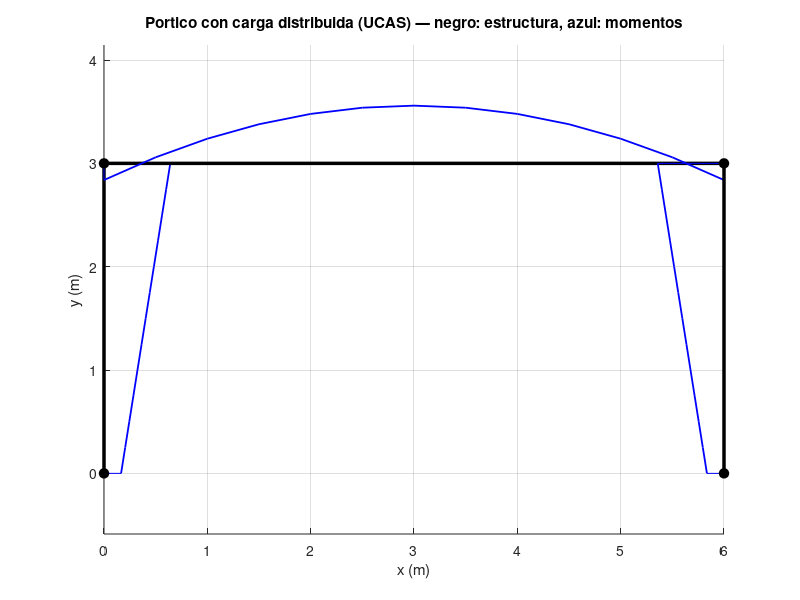

Here is the MATLAB script that generated this plot:
% ============================================================
%  PORTICO 2D con CARGA DISTRIBUIDA en la viga (metodo UCAS 2D)
%  Frame 6 GDL + FUERZAS DE EMPOTRAMIENTO PERFECTO para carga
%  uniforme w:  cortante wL/2 y momento wL^2/12 en cada extremo.
%  Se pasan a cargas nodales equivalentes, se resuelve, y las
%  fuerzas de extremo reales = k*u_local + fuerzas de empotramiento.
%  El momento de vano parabolico se recupera por superposicion.
% ============================================================

% Nodos: [ id  x  y ]  (m)
XY = [ 1  0  0
       2  0  3
       3  6  3
       4  6  0 ];
% Elementos: [ id  nI  nJ   E(kPa)   A(m2)   I(m4)   w(kN/m) ]
%   w = carga uniforme perpendicular hacia abajo (solo en la viga horizontal)
EL = [ 1  1  2   200e6   0.010   1.5e-4    0        % columna izq
       2  2  3   200e6   0.012   3.0e-4   20        % viga (w=20 kN/m gravedad)
       3  4  3   200e6   0.010   1.5e-4    0 ];     % columna der

nN = size(XY,1);   nE = size(EL,1);   ndof = 3*nN;
fixed = [3*1-2 3*1-1 3*1, 3*4-2 3*4-1 3*4];        % bases empotradas
free  = setdiff(1:ndof, fixed);

% --- Ensamblaje de K y cargas nodales equivalentes de la distribuida ---
K = zeros(ndof, ndof);
F = zeros(ndof, 1);
for e = 1:nE
    NI = EL(e,2);  NJ = EL(e,3);
    Ee = EL(e,4);  Ae = EL(e,5);  Ie = EL(e,6);  w = EL(e,7);
    dx = XY(NJ,2)-XY(NI,2);  dy = XY(NJ,3)-XY(NI,3);
    L  = sqrt(dx^2+dy^2);    c = dx/L;  sn = dy/L;
    ea = Ee*Ae/L;   ei = Ee*Ie;
    kloc = [ ea, 0,0, -ea, 0,0
             0, 12*ei/L^3, 6*ei/L^2, 0, -12*ei/L^3, 6*ei/L^2
             0, 6*ei/L^2, 4*ei/L, 0, -6*ei/L^2, 2*ei/L
            -ea, 0,0, ea, 0,0
             0, -12*ei/L^3, -6*ei/L^2, 0, 12*ei/L^3, -6*ei/L^2
             0, 6*ei/L^2, 2*ei/L, 0, -6*ei/L^2, 4*ei/L ];
    T = [ c sn 0 0 0 0; -sn c 0 0 0 0; 0 0 1 0 0 0
          0 0 0 c sn 0; 0 0 0 -sn c 0; 0 0 0 0 0 1 ];
    kg = T' * kloc * T;
    g  = [3*NI-2, 3*NI-1, 3*NI, 3*NJ-2, 3*NJ-1, 3*NJ];
    K(g,g) = K(g,g) + kg;
    % Fuerzas de empotramiento perfecto (local) para carga uniforme w hacia abajo
    if w ~= 0
        Qf = [0; w*L/2; w*L^2/12; 0; w*L/2; -w*L^2/12];
        F(g) = F(g) - T' * Qf;          % carga nodal equivalente = -T'*Qf
    end
end

% --- Solucion  K u = F ---
u = zeros(ndof,1);
u(free) = inv(K(free,free)) * F(free);

% --- Fuerzas de extremo reales por elemento (local) -------------------
disp('=== Fuerzas de extremo por elemento (local: N, V, M) ===')
for e = 1:nE
    NI = EL(e,2);  NJ = EL(e,3);
    Ee = EL(e,4);  Ae = EL(e,5);  Ie = EL(e,6);  w = EL(e,7);
    dx = XY(NJ,2)-XY(NI,2);  dy = XY(NJ,3)-XY(NI,3);
    L  = sqrt(dx^2+dy^2);    c = dx/L;  sn = dy/L;
    ea = Ee*Ae/L;   ei = Ee*Ie;
    kloc = [ ea, 0,0, -ea, 0,0
             0, 12*ei/L^3, 6*ei/L^2, 0, -12*ei/L^3, 6*ei/L^2
             0, 6*ei/L^2, 4*ei/L, 0, -6*ei/L^2, 2*ei/L
            -ea, 0,0, ea, 0,0
             0, -12*ei/L^3, -6*ei/L^2, 0, 12*ei/L^3, -6*ei/L^2
             0, 6*ei/L^2, 2*ei/L, 0, -6*ei/L^2, 4*ei/L ];
    T = [ c sn 0 0 0 0; -sn c 0 0 0 0; 0 0 1 0 0 0
          0 0 0 c sn 0; 0 0 0 -sn c 0; 0 0 0 0 0 1 ];
    g  = [3*NI-2, 3*NI-1, 3*NI, 3*NJ-2, 3*NJ-1, 3*NJ];
    fl = kloc * (T * u(g));
    if w ~= 0
        fl = fl + [0; w*L/2; w*L^2/12; 0; w*L/2; -w*L^2/12];   % + empotramiento
        Mmid = -fl(3) + fl(2)*L/2 - w*(L/2)^2/2;              % momento de vano
        fprintf('Elem %d:  Ni=%7.2f Vi=%7.2f Mi=%7.2f | Vj=%7.2f Mj=%7.2f | M_vano=%7.2f\n', ...
                e, fl(1), fl(2), fl(3), fl(5), fl(6), Mmid);
    else
        fprintf('Elem %d:  Ni=%7.2f Vi=%7.2f Mi=%7.2f | Vj=%7.2f Mj=%7.2f\n', ...
                e, fl(1), fl(2), fl(3), fl(5), fl(6));
    end
end
R = K(fixed,:) * u - F(fixed);
disp('=== Reacciones en las bases (Fx,Fy,M) — ΣFy debe = w*Lviga = 120 kN ===')
disp(R')

% --- Grafico: portico + diagrama de momentos (viga: parabola) --------
figure; hold on; grid on; axis equal
esc = 0.008;
for e = 1:nE
    NI = EL(e,2);  NJ = EL(e,3);
    xi=XY(NI,2); yi=XY(NI,3); xj=XY(NJ,2); yj=XY(NJ,3);
    dx=xj-xi; dy=yj-yi; L=sqrt(dx^2+dy^2); c=dx/L; sn=dy/L; nx=-sn; ny=c;
    Ee=EL(e,4); Ie=EL(e,6); w=EL(e,7); ei=Ee*Ie;
    T = [ c sn 0 0 0 0; -sn c 0 0 0 0; 0 0 1 0 0 0
          0 0 0 c sn 0; 0 0 0 -sn c 0; 0 0 0 0 0 1 ];
    g = [3*NI-2, 3*NI-1, 3*NI, 3*NJ-2, 3*NJ-1, 3*NJ];
    ul = T * u(g);
    plot([xi xj],[yi yj],'-k','LineWidth',2.5);
    ns = 12;   Mx = zeros(1,ns+1);   px = zeros(1,ns+1);   py = zeros(1,ns+1);
    for kk = 0:ns
        xl = kk*L/ns;
        % momento por interpolacion Hermite de la solucion + parte de carga
        M = ei*( (6*ul(2) - 4*L*ul(3) - 6*ul(5) - 2*L*ul(6))/L^2 ...
                 + (12*ul(2) + 6*L*ul(3) - 12*ul(5) + 6*L*ul(6))/L^3 * (-xl) ) ;
        M = -M;
        if w ~= 0, M = M + w*xl*(L-xl)/2; end   % + parabola simple-apoyada
        Mx(kk+1) = M;   px(kk+1) = xi + c*xl + esc*M*nx;   py(kk+1) = yi + sn*xl + esc*M*ny;
    end
    plot(px, py, '-b', 'LineWidth', 1.3);
    plot([xi px(1)],[yi py(1)],'-b');   plot([xj px(end)],[yj py(end)],'-b');
end
plot(XY(:,2),XY(:,3),'ko','MarkerFaceColor','k','MarkerSize',7);
title('Portico con carga distribuida (UCAS) — negro: estructura, azul: momentos');
xlabel('x (m)');  ylabel('y (m)');
